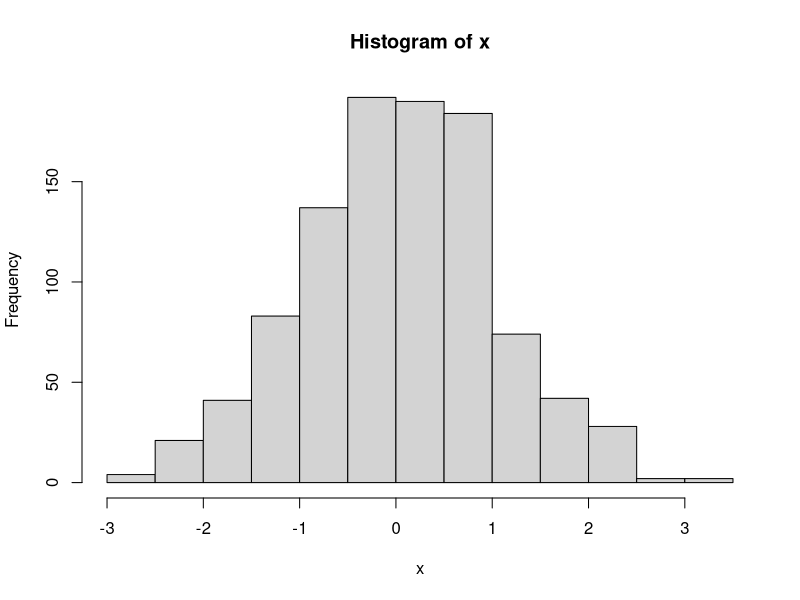

This chart was generated by the following R code:
## ---- chunk 1
 
knitr::opts_knit$set(root.dir = '..') 
options(max.print = 5000)
knitr::opts_chunk$set(eval = TRUE, echo = FALSE, cache = FALSE, include = TRUE, collapse = FALSE, tidy=TRUE, message=FALSE, warning=FALSE,
                      dependson = NULL, engine = "R", error = TRUE, fig.path="Figures/", fig.align = "center", fig.width = 7, fig.height = 7,
                     fig.keep='all', fig.retina=2, background = '#F7F7F7', highlight = T, comment = NA, tidy = TRUE, tidy.opts=list(blank=FALSE, width.cutoff=50))
## ---- chunk 2
# 문자열 출력
print("Hello R")
## ---- chunk 3
# 1부터 100까지 수열 출력
seq(1:100) # print("Hello R")
## ---- chunk 4
# 간단한 히스토그램
set.seed(12345) # random seed 지정
x <- rnorm(1000) # 평균 0, 분산 1인 정규분포에서 난수 1000개 생성
hist(x) # 히스토그램
## ---- chunk 5
# 현재 설정된 출력 자리수 확인
options("digits")
pi
# 출력 자리수를 7에서 3으로 변경
options(digits = 3)
pi
